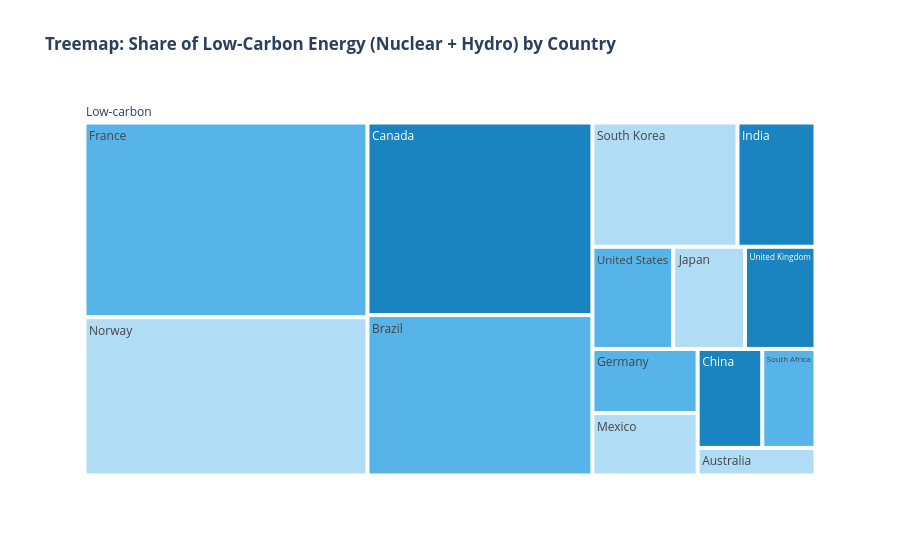
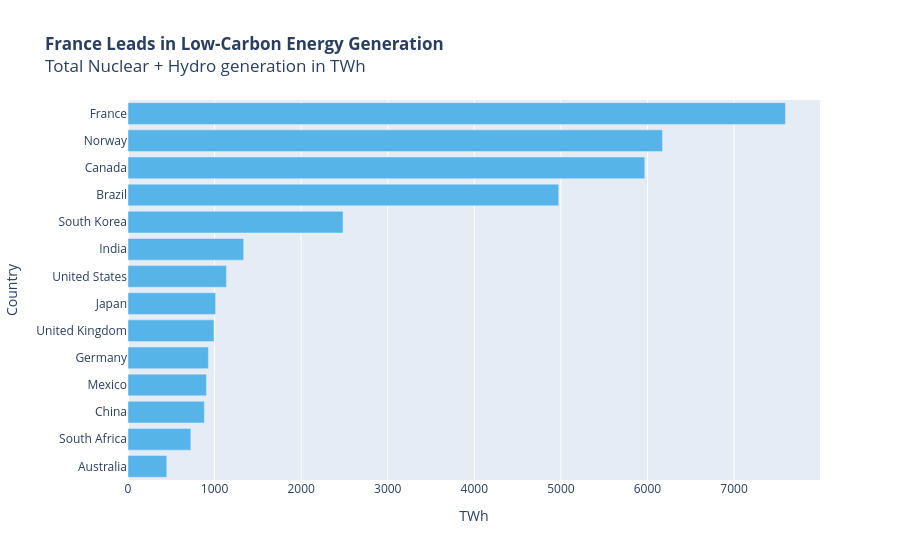

The code cell stored with these charts, in order, in its notebook:
### Markdown cell above
## Task 3 — Treemap vs bar: low-carbon energy by country

**What to build:** Build **both** a treemap and a horizontal bar chart showing total low-carbon TWh (Nuclear + Hydro) per country. Then answer the question in a markdown cell below.

**Requirements:**
- Filter to `Source_Type == 'Low-carbon'` and aggregate TWh by country
- Treemap: single-level `path=['All', 'Country']` with a dummy root node labelled `'Low-carbon'`
- Bar chart: sorted by TWh, horizontal orientation, CVD-safe colour
- Both charts show TWh values, not percentages
- Insight title on the bar chart naming the leading country

### Code cell
import pandas as pd
import plotly.express as px

# 1. Load the dataset
df = pd.read_csv("C:\\Users\\SAM\\OneDrive\\Documents\\DV\\data-viz-class-material\\data\\global_energy_mix.csv")

# 2. Filter to Nuclear & Hydro and create the 'Source_Type' classification as requested
# Requirement: "Low-carbon energy (Nuclear + Hydro)"
low_carbon_sources = ['Nuclear', 'Hydro']
filtered_df = df[df['Source'].isin(low_carbon_sources)].copy()
filtered_df['Source_Type'] = 'Low-carbon'

# Aggregate TWh by country
agg_df = filtered_df.groupby('Country', as_index=False)['TWh'].sum()

# Treemap Requirement: single-level path=['All', 'Country'] with dummy root 'Low-carbon'
agg_df['All'] = 'Low-carbon'

# Bar Chart Requirements: sorted by TWh, horizontal orientation, find leading country
agg_df_sorted = agg_df.sort_values(by='TWh', ascending=True)
leading_country = agg_df.sort_values(by='TWh', ascending=False).iloc[0]['Country']

# CVD-safe color palette choice (Okabe-Ito Sky Blue)
cvd_safe_blue = '#56B4E9'


# --- TREEMAP CHART ---
fig_tree = px.treemap(
    agg_df,
    path=['All', 'Country'],
    values='TWh',
    color_discrete_sequence=[cvd_safe_blue],
    title="<b>Treemap: Share of Low-Carbon Energy (Nuclear + Hydro) by Country</b>"
)
fig_tree.show()


# --- HORIZONTAL BAR CHART ---
fig_bar = px.bar(
    agg_df_sorted,
    x='TWh',
    y='Country',
    orientation='h',
    color_discrete_sequence=[cvd_safe_blue],
    title=f"<b>{leading_country} Leads in Low-Carbon Energy Generation</b><br>Total Nuclear + Hydro generation in TWh"
)

# Ensure the categorical order is strictly preserved from the sorted dataframe
fig_bar.update_layout(yaxis={'type': 'category'})
fig_bar.show()

### Figure 1 — Plotly figure (JSON) as saved in the notebook; plotly's stock layout.template omitted (floating-point values rounded to 4 significant figures)
{"data": [{"branchvalues": "total", "domain": {"x": [0, 1], "y": [0, 1]}, "hovertemplate": "labels=%{label}<br>TWh=%{value}<br>parent=%{parent}<br>id=%{id}<extra></extra>", "ids": ["Low-carbon/Australia", "Low-carbon/Brazil", "Low-carbon/Canada", "Low-carbon/China", "Low-carbon/France", "Low-carbon/Germany", "Low-carbon/India", "Low-carbon/Japan", "Low-carbon/Mexico", "Low-carbon/Norway", "Low-carbon/South Africa", "Low-carbon/South Korea", "Low-carbon/United Kingdom", "Low-carbon/United States", "Low-carbon"], "labels": ["Australia", "Brazil", "Canada", "China", "France", "Germany", "India", "Japan", "Mexico", "Norway", "South Africa", "South Korea", "United Kingdom", "United States", "Low-carbon"], "name": "", "parents": ["Low-carbon", "Low-carbon", "Low-carbon", "Low-carbon", "Low-carbon", "Low-carbon", "Low-carbon", "Low-carbon", "Low-carbon", "Low-carbon", "Low-carbon", "Low-carbon", "Low-carbon", "Low-carbon", ""], "type": "treemap", "values": [448.0, 4975.0, 5969.0, 882.0, 7593.0, 929.0, 1336.0, 1012.0, 906.0, 6174.0, 726.0, 2484.0, 993.0, 1137.0, 35560.0]}], "layout": {"legend": {"tracegroupgap": 0}, "title": {"text": "<b>Treemap: Share of Low-Carbon Energy (Nuclear + Hydro) by Country</b>"}, "treemapcolorway": ["#56B4E9"]}}

### Figure 2 — Plotly figure (JSON) as saved in the notebook; plotly's stock layout.template omitted (floating-point values rounded to 4 significant figures)
{"data": [{"hovertemplate": "TWh=%{x}<br>Country=%{y}<extra></extra>", "legendgroup": "", "marker": {"color": "#56B4E9", "pattern": {"shape": ""}}, "name": "", "orientation": "h", "showlegend": false, "textposition": "auto", "type": "bar", "x": [448.0, 726.0, 882.0, 906.0, 929.0, 993.0, 1012.0, 1137.0, 1336.0, 2484.0, 4975.0, 5969.0, 6174.0, 7593.0], "xaxis": "x", "y": ["Australia", "South Africa", "China", "Mexico", "Germany", "United Kingdom", "Japan", "United States", "India", "South Korea", "Brazil", "Canada", "Norway", "France"], "yaxis": "y"}], "layout": {"barmode": "relative", "legend": {"tracegroupgap": 0}, "title": {"text": "<b>France Leads in Low-Carbon Energy Generation</b><br>Total Nuclear + Hydro generation in TWh"}, "xaxis": {"anchor": "y", "domain": [0, 1], "title": {"text": "TWh"}}, "yaxis": {"anchor": "x", "domain": [0, 1], "title": {"text": "Country"}, "type": "category"}}}
